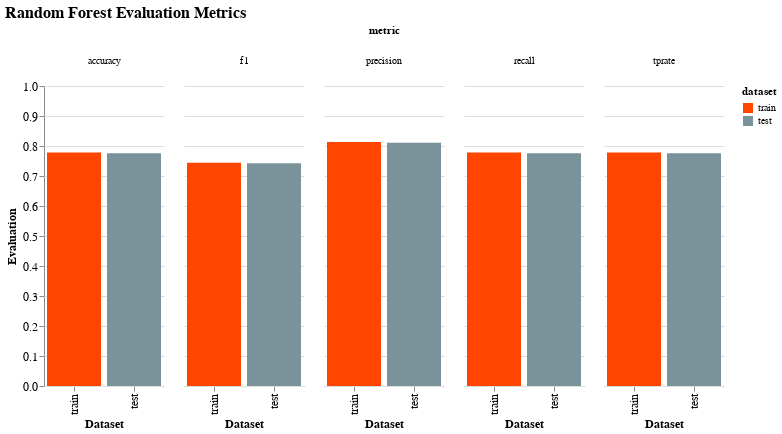

Notebook code cell kept with this figure:
### Code cell
domain_ = ['train', 'test']
range_ = ['#ff4500', '#7a9299'] # orca: 1b2426

# create the selection and color scheme for interaction
selection = alt.selection_single(fields = ['dataset'], name = 'Random')
color = alt.condition(selection,
                      alt.Color('dataset:N', scale=alt.Scale(domain=domain_, range=range_)),
                      alt.value('lightgray'))

# create the figure
bar = (alt.Chart(eval_df, width = 120)
 .mark_bar()
 .encode(y = alt.Y('value:Q', scale = alt.Scale(domain=[0, 1])),
         x = alt.X('dataset:N', sort = ['train', 'test']),
         color = color,
         column = alt.Column('metric:N', header = alt.Header(labelAngle = 0, labelOrient = 'top'))
        )
).add_selection(selection)

bar.title = 'Random Forest Evaluation Metrics'
bar.encoding.x.title = 'Dataset'
bar.encoding.y.title = 'Evaluation'

random_forest_eval = (bar).configure_view(strokeOpacity = 0).configure_axis(
    labelFontSize = 12,
    titleFontSize = 12
).configure_title(
    fontSize = 16
)

random_forest_eval

### Figure 1 — Vega-Lite specification as saved in the notebook (floating-point values rounded to 4 significant figures)
{"config": {"view": {"continuousWidth": 400, "continuousHeight": 300, "strokeOpacity": 0}, "axis": {"labelFontSize": 12, "titleFontSize": 12}, "title": {"fontSize": 16}}, "data": {"name": "data-c87fbc1f4a1ea014f8dc3d1c01e4dd3c"}, "mark": "bar", "encoding": {"color": {"condition": {"field": "dataset", "scale": {"domain": ["train", "test"], "range": ["#ff4500", "#7a9299"]}, "type": "nominal", "selection": "Random"}, "value": "lightgray"}, "column": {"field": "metric", "header": {"labelAngle": 0, "labelOrient": "top"}, "type": "nominal"}, "x": {"field": "dataset", "sort": ["train", "test"], "title": "Dataset", "type": "nominal"}, "y": {"field": "value", "scale": {"domain": [0, 1]}, "title": "Evaluation", "type": "quantitative"}}, "selection": {"Random": {"type": "single", "fields": ["dataset"]}}, "title": "Random Forest Evaluation Metrics", "width": 120, "$schema": "https://vega.github.io/schema/vega-lite/v4.17.0.json", "datasets": {"data-c87fbc1f4a1ea014f8dc3d1c01e4dd3c": [{"dataset": "train", "metric": "accuracy", "value": 0.7783}, {"dataset": "test", "metric": "accuracy", "value": 0.7761}, {"dataset": "train", "metric": "f1", "value": 0.7443}, {"dataset": "test", "metric": "f1", "value": 0.7428}, {"dataset": "train", "metric": "precision", "value": 0.8134}, {"dataset": "test", "metric": "precision", "value": 0.8111}, {"dataset": "train", "metric": "recall", "value": 0.7783}, {"dataset": "test", "metric": "recall", "value": 0.7761}, {"dataset": "train", "metric": "tprate", "value": 0.7783}, {"dataset": "test", "metric": "tprate", "value": 0.7761}]}}
